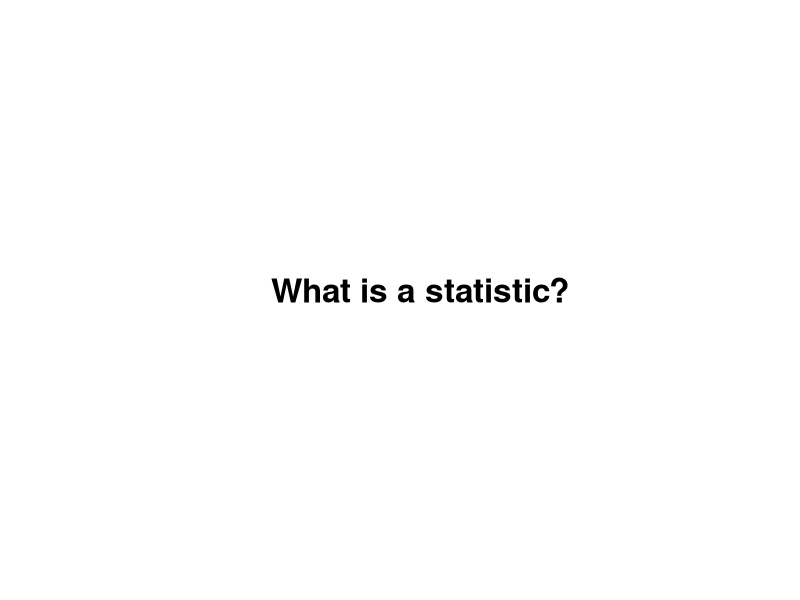
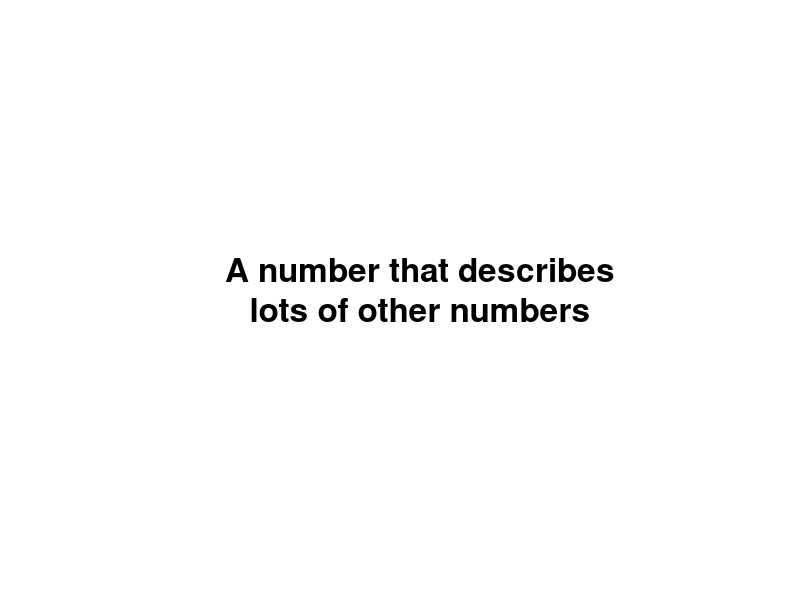
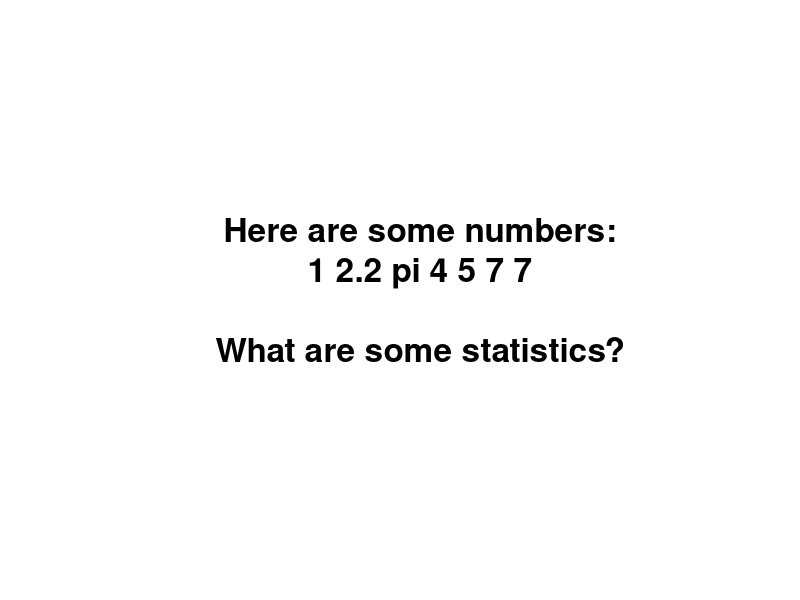
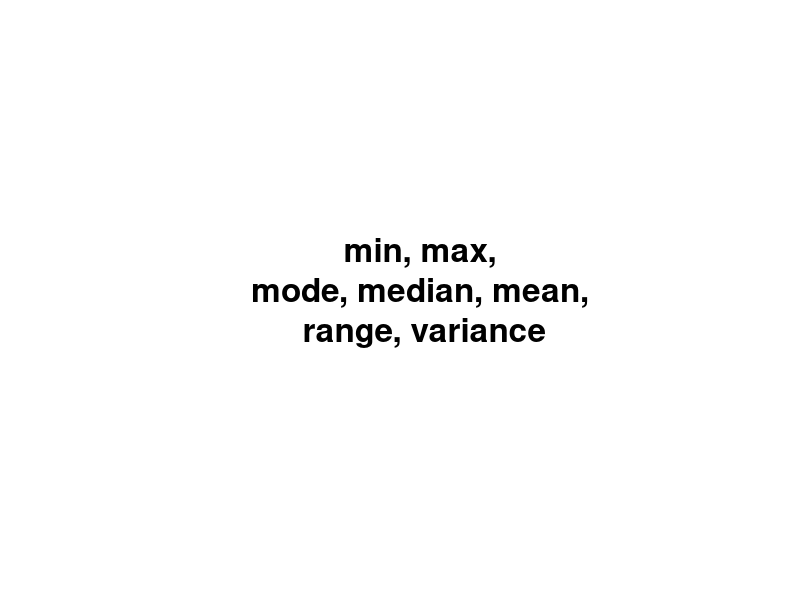
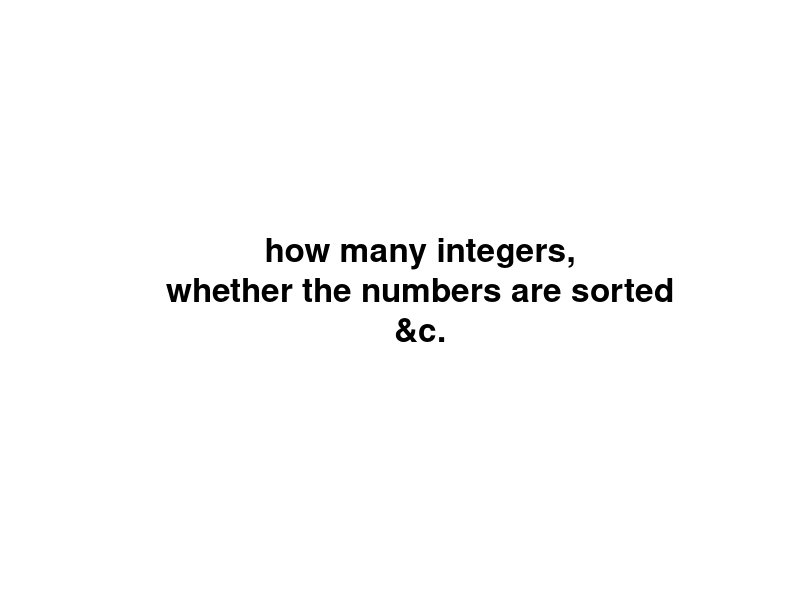
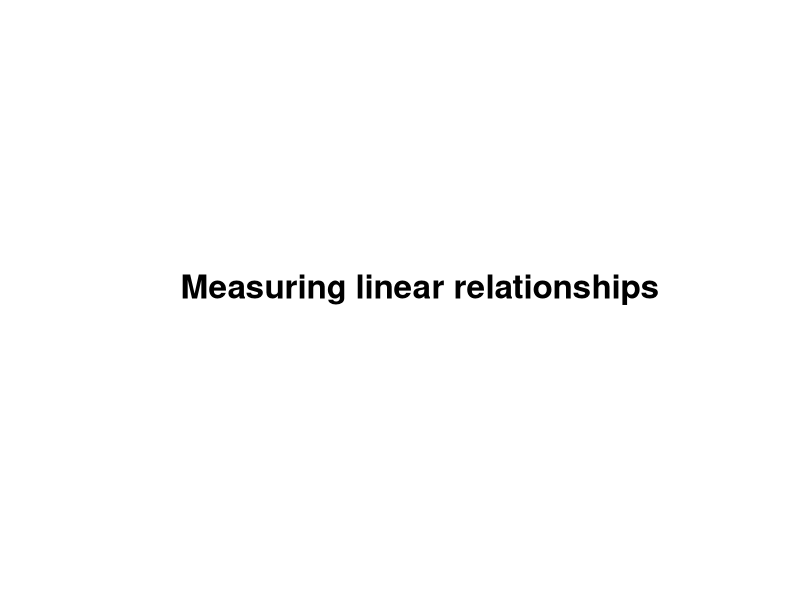
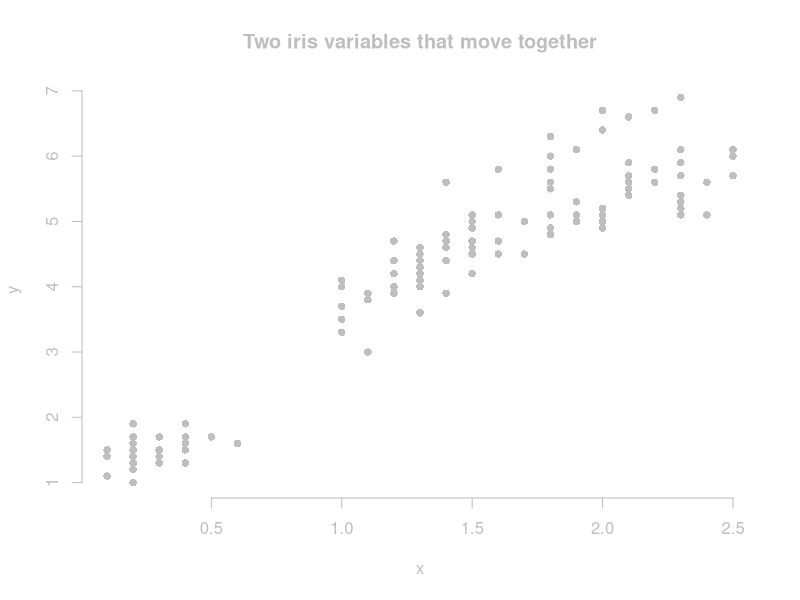

Recreate these plots in R, in order. (Note: this script raises an error after producing the figures.)
attach(iris)
attach(cars)
baseplot <- function(main, y, x) {
  plot(y ~ x, type = 'p', bty = 'n',
    main = main, pch = 21, bg = 'grey', col = NULL,
    col.axis = 'grey', col.lab = 'grey', col.main = 'grey', fg = 'grey')
}
irisplot <- function(main) {
  baseplot(main, Petal.Length, Petal.Width)
}

meanplot <- function(main) {
  irisplot(main)
  abline(h = mean(Petal.Length), lty = 2)
  abline(v = mean(Petal.Width), lty = 2)
}

interjection <- function(main) {
  plot.new()
  text(0.5, 0.5, cex = 2, label = main, font = 2)
}

slides <- function() {
# Introduction
interjection('What is a statistic?')
interjection('A number that describes\nlots of other numbers')
interjection('Here are some numbers:\n1 2.2 pi 4 5 7 7\n\nWhat are some statistics?')
interjection('min, max,\nmode, median, mean,\n range, variance')
interjection('how many integers,\nwhether the numbers are sorted\n&c.')
interjection('')
interjection('Measuring linear relationships')

# Three datasets
irisplot('Two iris variables that move together')

rand <- data.frame(x = rnorm(100), y = rnorm(100))
baseplot('Two air quality variables that move oppositely',
  formula = Ozone ~ Wind, data = airquality) 

baseplot('Normal random noise', rand$y, rand$x)

# Motivation for covariance
interjection('We want a number\nthat describes\nwhether two variables\nmove together.')

irisplot('It should be high for these variables')

rand <- data.frame(x = rnorm(100), y = rnorm(100))
baseplot('It should be low for these variables',
  formula = Ozone ~ Wind, data = airquality) 

baseplot('It should be near zero for these variables', formula = y ~ x, data = rand)

# Computing covariance
interjection('Covariance')

irisplot('The iris variables')

meanplot('Find the means')

meanplot('Draw a rectangle')
rect(xleft = mean(Petal.Width),
     ybottom = mean(Petal.Length),
     xright = Petal.Width[c(44,72)],
     ytop = Petal.Length[c(44,72)])

irisplot('Draw all the rectangles')
valence <- (Petal.Length - mean(Petal.Length)) *
           (Petal.Width - mean(Petal.Width)) > 0
rect(xleft = mean(Petal.Width),
     ybottom = mean(Petal.Length),
     xright = Petal.Width,
     ytop = Petal.Length,
     col = rgb(1-valence, 0, valence,.1),
     lwd = 0)

plot(c(-1,1),c(-1,1),main = 'Add the blues together. (This is at a different scale.)',
  type = 'n', axes = F, xlab = '', ylab = '')
rect(xleft = -1, ybottom = -1, xright = 1, ytop = 1, lwd = 0, col = 'blue')

plot(c(-1,1),c(-1,1),main = 'Add the reds together.',
  type = 'n', axes = F, xlab = '', ylab = '')
rect(xleft = -1, ybottom = -1, xright = 1, ytop = 1, lwd = 0, col = 'blue')
rect(xleft = .8, ybottom = -1, xright = 1, ytop = -.8, lwd = 0, col = 'red')

plot(c(-1,1),c(-1,1),main = 'Subtract the reds.',
  type = 'n', axes = F, xlab = '', ylab = '')
rect(xleft = -1, ybottom = -1, xright = 1, ytop = 1, lwd = 0, col = 'blue')
rect(xleft = .8, ybottom = -1, xright = 1, ytop = -.8, lwd = 0, col = 'white')

plot(c(-1,1),c(-1,1),main = 'Divide into as many equal pieces as we have irises (n).',
  type = 'n', axes = F, xlab = '', ylab = '')
rect(xleft = -1, ybottom = -1, xright = 1, ytop = 1, lwd = 0, col = 'blue')
rect(xleft = .8, ybottom = -1, xright = 1, ytop = -.8, lwd = 0, col = 'white')
abline(v = 2 * (-.5 + ((1:nrow(iris))/nrow(iris))))

plot(c(-1,1),c(-1,1),main = 'This blue sliver is the covariance.',
  type = 'n', axes = F, xlab = '', ylab = '')
rect(xleft = -.3, xright = -.3 + (.5/nrow(iris)), ybottom = -1, ytop = 1,
  col = 'blue', lwd = 0)

interjection('Let\'s review the previous slides quickly.')
interjection('')

# Computing variance
interjection('Variance')
interjection('Variance tells us\nhow spread out\nsome numbers are.')
interjection('(Add examples here.)')
interjection('The variance of a variable is\nthe covariance of the variable\nwith itself.')

irisplot('Our two iris variables from before')
interjection('Let\'s look at just one of them.')
baseplot('The points all fall along the same line.', Petal.Length, Petal.Length)
interjection('Let\'s find the variance of Petal.Length')

baseplot('Draw all the rectangles', Petal.Length, Petal.Length)
rect(xleft = mean(Petal.Length),
     ybottom = mean(Petal.Length),
     xright = Petal.Length,
     ytop = Petal.Length,
     col = rgb(0, 0, 1,.1),
     lwd = 0)

baseplot('Why no red rectangles?', Petal.Length, Petal.Length)
rect(xleft = mean(Petal.Length),
     ybottom = mean(Petal.Length),
     xright = Petal.Length,
     ytop = Petal.Length,
     col = rgb(0, 0, 1,.1),
     lwd = 0)

plot(c(-1,1),c(-1,1),main = 'Add the blues together. (This is at a different scale.)',
  type = 'n', axes = F, xlab = '', ylab = '')
rect(xleft = -1, ybottom = -1, xright = 1, ytop = 1, lwd = 0, col = 'blue')

plot(c(-1,1),c(-1,1),main = 'We have no reds to subtract.',
  type = 'n', axes = F, xlab = '', ylab = '')
rect(xleft = -1, ybottom = -1, xright = 1, ytop = 1, lwd = 0, col = 'blue')

plot(c(-1,1),c(-1,1),main = 'Divide into as many equal pieces as we have irises (n).',
  type = 'n', axes = F, xlab = '', ylab = '')
rect(xleft = -1, ybottom = -1, xright = 1, ytop = 1, lwd = 0, col = 'blue')
abline(v = 2 * (-.5 + ((1:nrow(iris))/nrow(iris))))

plot(c(-1,1),c(-1,1),main = 'This blue sliver is the variance.',
  type = 'n', axes = F, xlab = '', ylab = '')
rect(xleft = -.3, xright = -.3 + (.5/nrow(iris)), ybottom = -1, ytop = 1,
  col = 'blue', lwd = 0)

interjection('Let\'s review again.')

interjection('')

# Non-positive relationships
interjection('(Add examples from air quality and random.)')

# Correlation
interjection('A problem with covariance')
interjection('Covariance has units!\n\n(x-unit times y-unit)')
interjection('Which relationship is stronger\n(more linear)?')

par(mfrow = 1:2)
.cov <- round(cov(Sepal.Length,Sepal.Width), 2)
irisplot(paste0('Irises (cov = ', .cov, ' cm^2)'))
.cov <- round(cov(speed,dist), 2)
baseplot(paste0('Cars (cov =', .cov, ' mph*ft)'), speed, dist)
par(mfrow = c(1,1))

interjection('Oh noes!')
interjection('Let\'s divide\ncovariance by the variances\nto standardize it.')

a <- sd(Sepal.Length)
b <- sd(Sepal.Width)
ab <- max(a,b)

corbase <- function() {
  plot(c(-ab,ab),c(-ab,ab),main = '', type = 'n', axes = F, xlab = '', ylab = '')
  rect(xright = 0, ybottom = 0, xleft = -a, ytop = a, col = 'grey', lwd = 0)
  text(-a/2,a/2,'var(Sepal.Width)')
  rect(xleft = 0, ytop = 0, xright = b, ybottom = -b, col = 'grey', lwd = 0)
  text(b/2,-b/2,'var(Sepal.Length)')
}

corbase()
rect(xleft = 0, ybottom = 0, xright = b, ytop = a, col = 'black', lwd = 0)
text(b/2,a/2,'sd(Sepal.Width)*\nsd(Sepal.Length)', col = 'white')

corbase()
rect(xleft = 0, ybottom = 0, xright = b, ytop = a, col = 'black', lwd = 0)
text(b/2,a/2,'sd(Sepal.Width)*\nsd(Sepal.Length)', col = 'white')
text(-a/2,-b/2,'cov(Sepal.Width,Sepal.Length)\ncannot be bigger than\nblack rectangle.')

interjection('Why?')

baseplot('Covariance has red rectangles.', Petal.Length, Petal.Length)
rect(xleft = mean(Petal.Length),
     ybottom = mean(Petal.Length),
     xright = Petal.Length,
     ytop = Petal.Length,
     col = rgb(0, 0, 1,.1),
     lwd = 0)

baseplot('Variance doesn\'t have red rectangles.', Petal.Length, Petal.Length)
rect(xleft = mean(Petal.Length),
     ybottom = mean(Petal.Length),
     xright = Petal.Length,
     ytop = Petal.Length,
     col = rgb(0, 0, 1,.1),
     lwd = 0)


}


#pdf('doodles.pdf', width = 11, height = 8.5)
slides()
#dev.off()
